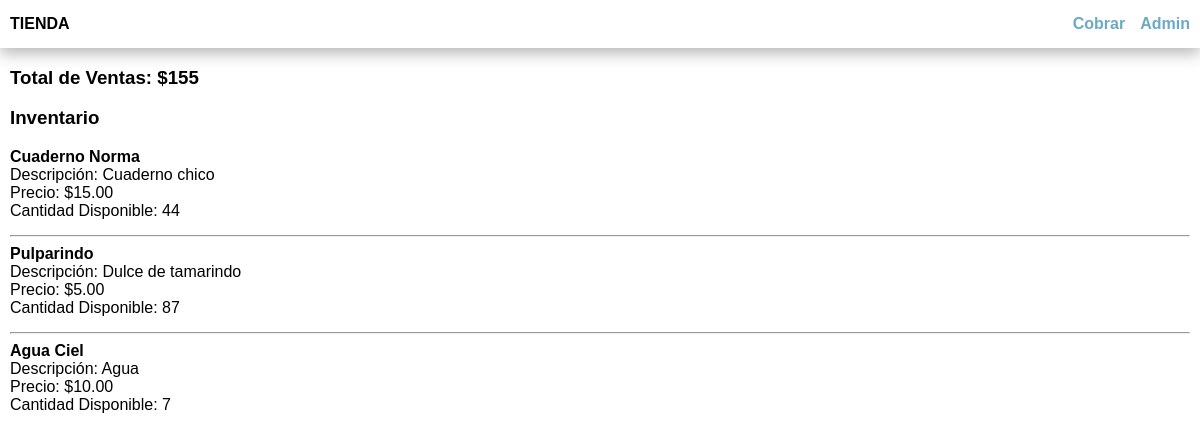
Before: / with the older database file.
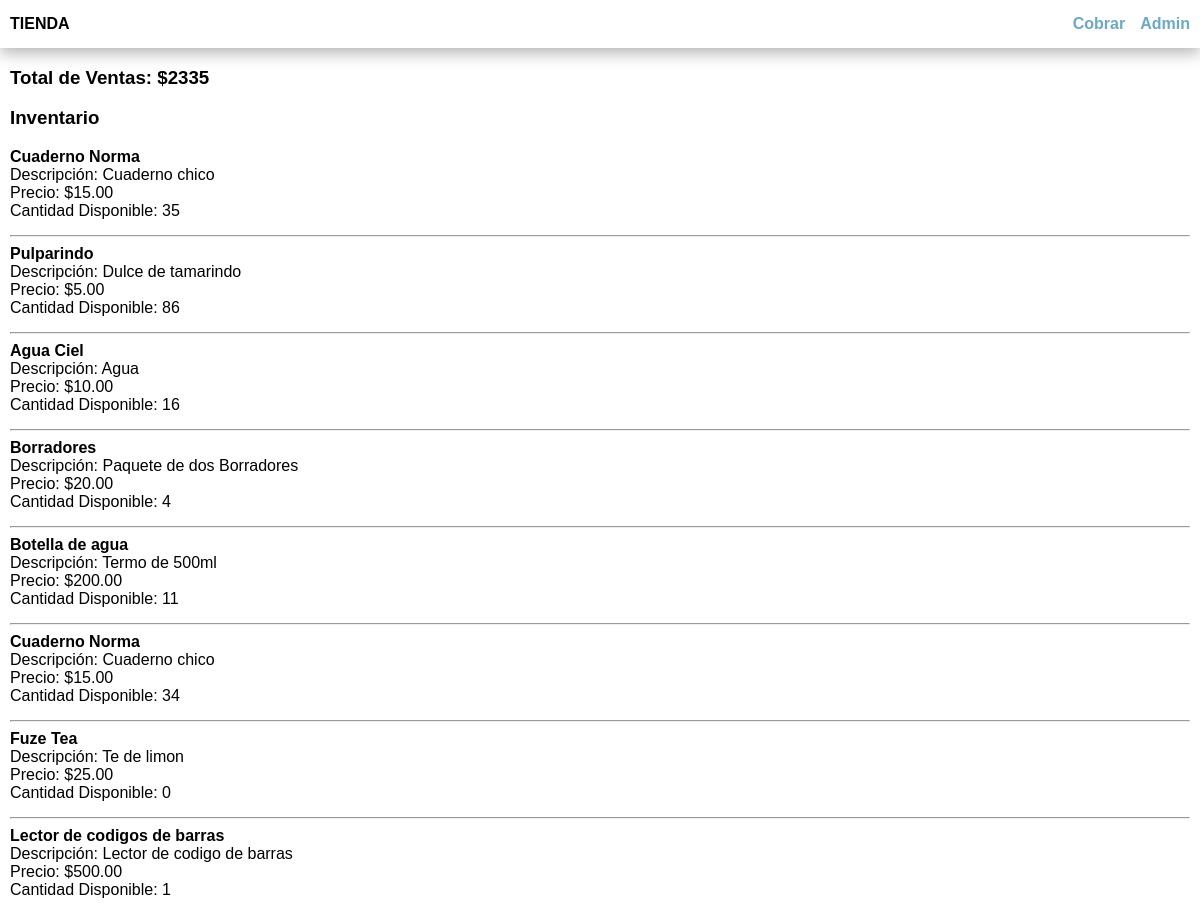
After: the same page with the newer database file.
### productos/models.py (models this page shows, shortened)
class Producto(models.Model):
    nombre = models.CharField(max_length=100)
    descripcion = models.TextField(blank=True)
    precio = models.DecimalField(max_digits=10, decimal_places=2)
    cantidad_disponible = models.IntegerField(default=0)
    codigo_barras = models.CharField(max_length=50, primary_key=True)

### productos/views.py (the view)
# urls.py: path('', index, name = 'index'),
def index(request):
    productos = Producto.objects.all()
    total_ventas_historico = Venta.objects.aggregate(total=Sum('total'))['total'] or 0
    context = {
        'productos': productos,
        'total_ventas_historico': total_ventas_historico,
    }
    return render(
        request,
        'index.html',
        context,
    )

### templates/index.html
{% extends 'base.html' %}
{% block action %}
<li><a href="{% url 'ventas' %}">Cobrar</a></li>
{% endblock %}
{% block content %}
<h3>Total de Ventas: ${{ total_ventas_historico }}</h3>
<ul>
{% if productos %}
<h3>Inventario</h3>
{% for producto in productos %}
    <li>
        <strong>{{ producto.nombre }}</strong>
        <br>
        Descripción: {{ producto.descripcion }}
        <br>
        Precio: ${{ producto.precio }}
        <br>
        Cantidad Disponible: {{ producto.cantidad_disponible }}
    </li>
    {% if not forloop.last %}
    <hr>
    {% endif %}
{% endfor %}
{% endif %}
</ul>
{% endblock %}

### templates/base.html (shortened to what this page needs)
<!DOCTYPE html>
<html lang="en">
<head>
  {% load static %}
  <link rel="stylesheet" href="{% static 'css/styles.css' %}">
</head>
<body>
  <nav>
    <div class="logo">
      <span><b>TIENDA</b></span>
    </div>
    <div class="action">
      <ul>
        {% block action %}{% endblock %}
        <li><a href="{% url 'admin:index' %}">Admin</a></li>
      </ul>
    </div>
  </nav>
  <main>
   {% block content %} {% endblock %}
  </main>
</body>
</html>

### static/css/styles.css (style rules this page uses)
* { font-family: sans-serif }
html, body { margin: 0; padding: 0; }
main { padding: 0 10px; }
nav { display: flex; justify-content: space-between; align-items: center; box-shadow: 0 5px 15px rgba(0, 0, 0, 0.3); padding: 15px 10px; }
.action { display: flex; justify-content: center; align-items: center }
.action > ul { list-style: none; margin: 0; padding: 0; }
.action > ul > li { float: left; margin-left: 15px; }
.action > ul > li > a { text-decoration: none; color: #6BA9C6; font-weight: 700; }
body > main > ul { list-style: none; padding: 0; margin: 0; }
body > main > ul > li { padding: 0; margin: 0 0 15px 0; }

Changed rows visible on the page:
changed Producto (number 1 of 8 on the later page): cantidad_disponible "44" → "35"
changed Producto "Pulparindo": cantidad_disponible "87" → "86"
changed Producto "Agua Ciel": cantidad_disponible "7" → "16"
added Producto: nombre "Borradores", descripcion "Paquete de dos Borradores", precio "20.00", cantidad_disponible "4"
added Producto: nombre "Botella de agua", descripcion "Termo de 500ml", precio "200.00", cantidad_disponible "11"
added Producto: nombre "Cuaderno Norma", descripcion "Cuaderno chico", precio "15.00", cantidad_disponible "34"
added Producto: nombre "Fuze Tea", descripcion "Te de limon", precio "25.00", cantidad_disponible "0"
added Producto: nombre "Lector de codigos de barras", descripcion "Lector de codigo de barras", precio "500.00", cantidad_disponible "1"
Other visible differences:
{{ total_ventas_historico }}: "155" → "2335"
